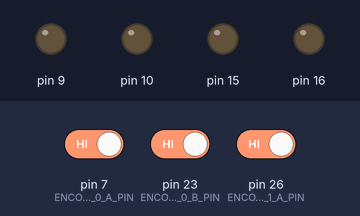
The sketch below on a simulated Arduino Mega 2560, built with avr-gcc and run on an emulated ATmega2560. On the bench: output pins drawn as LEDs (lit = HIGH). Inputs (shaded band) come from the test bench; at power-on: pin 7 (ENCODER_0_A_PIN) HIGH, pin 23 (ENCODER_0_B_PIN) HIGH, pin 26 (ENCODER_1_A_PIN) HIGH. What the sketch prints to the serial monitor is not drawn.

Above: at 5.05 s.
At 10.35 s:
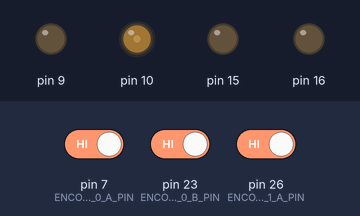
At 12.7 s:
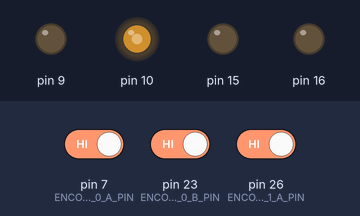
At 15.05 s:
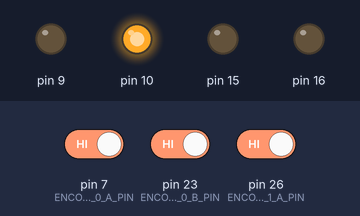
Timing chart, 0 to 18.1 s (numbered marks = the images above):
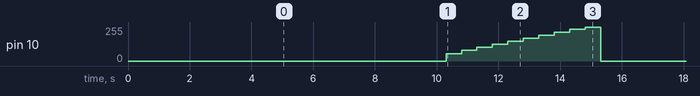

The sketch:

AutoTest.ino
```cpp
// (licence header left out)
#include "Interpolate.h"
#include "PIDAutoEvaluate.h"

void setup()
{
  Serial.begin(9600);
  delay(1);
  Serial.println("RESET");
  delay(5000);
}

/*
任务：
    输入总频率域的上下限，插值得到总的待测试频率点序列f_test[]
        针对f_test中的每个点，取其上下两个点之间的邻域，生成给定点数的序列f_neighbour[]（temp）
            针对每个f_neighbour的点，算出其delay（temp）
                对于每个delay：用对应的pid测试十次，计算均值
                print性能指标的均值，print对应的f(用delay算出)，print调pid时使用的f(f_test中的某个)
产生的文本文件的使用：
    列表可以用append来往里塞任何东西，包括其他列表

*/
volatile int i = 0;
volatile bool f_test_printed = false;
volatile double I[15] = {0.045, 1.20, 1.73, 2.34, 2.50, 2.63, 2.72, 2.86, 2.89, 2.92, 0.35, 0.7, 0.9, 0.9, 0.9}; // 从小到大的I参数
volatile double D[15] = {1000, 3.243, 2.52, 2.55, 2.19, 2.05, 1.97, 1.93, 1.91, 1.89, 2.9, 2.9, 2.9, 2.9, 2.9};  // 从小到大的D参数
// ts：                   3000,  180,   104,  70,   60,   53,    0,异常震荡，45,异常震荡,300，95, 振荡，震荡，震荡
//  f:                                                               251          322
void loop()
{
  // 频率上下限
  double f_max = 500;
  double f_min = 2;
  // 总的频率域插值点数
  int interpolate_points = 15;
  if (i >= interpolate_points)
  {
    return;
  }
  // 总的频率域待测试点的集合
  double f_test[interpolate_points];
  // 插值计算总的频率域待测试点
  Interpolate(f_max, f_min, interpolate_points, f_test); // 生成结果是从小到大的
  // 向python输出待测试点
  if (!f_test_printed)
  {
    Serial.print("f_test=[");
    for (int j = 0; j < interpolate_points; j++)
    {
      Serial.print(f_test[j]);
      Serial.print(", ");
    }
    Serial.println("]");
    Serial.println("f_neighbours = []");      // 初始化邻域频率列表
    Serial.println("overshoot_results = []"); // 初始化测试到的超调列表
    Serial.println("setting_results = []");   // 初始化测试到的调节时间列表
    f_test_printed = true;
  }
  // 规定一个邻域中有几个点
  int neighbour_points = 10;
  // 对每个待测试频率的邻域点的存储集合
  double f_neighbour[neighbour_points];

  // 用外层的i遍历f_test,即所有待测试频率，一个loop过一个
  // 计算当前被测试频率的邻域中有谁
  double neighbour_max = 0.0; // 初始化插值上下限
  double neighbour_min = 0.0;
  if (i == 0) // 若当前受测试点是第一个点：
  {
    neighbour_min = f_test[i];
  }
  else
  {
    neighbour_min = f_test[i - 1];
  }
  if (i == (interpolate_points - 1)) //如果是最后一个点
  {
    neighbour_max = f_test[i];
  }
  else
  {
    neighbour_max = f_test[i + 1];
  }
  // 给邻域插值，生成邻域值
  Interpolate(neighbour_max, neighbour_min, neighbour_points, f_neighbour);
  // 打印邻域频率值
  Serial.print("f");
  Serial.print((int)f_test[i]);
  Serial.print("_offsets = [");
  for (int _ = 0; _ < neighbour_points; _++)
  {
    Serial.print(f_neighbour[_]);
    Serial.print(", ");
  }
  Serial.println("]");
  Serial.print("f_neighbours.append(");
  Serial.print("f");
  Serial.print((int)f_test[i]);
  Serial.print("_offsets");
  Serial.println(")");
  // 计算所有邻域频率所对应的delay
  double delays[neighbour_points];
  for (int _ = 0; _ < neighbour_points; _++)
  {
    delays[_] = 1000.0 / f_neighbour[_];
  }
  Serial.print("f");
  Serial.print((int)f_test[i]);
  Serial.println("_test_overshoot=[]"); // 初始化本f_test的各个offset的超调结果，下面的各个delay测试完后要append到这里
  Serial.print("f");
  Serial.print((int)f_test[i]);
  Serial.println("_test_setting=[]"); // 初始化本f_test的各个offset的调节时觉结果，下面的各个delay测试完后要append到这里
  // 上述两个list最后要append到总表里
  for (int _ = 0; _ < neighbour_points; _++)
  {
    // 对于每一个邻域中的f_offset点，进行测试, 测试十次求setting和overshoot的均值，然后append给上面的f_ftest_test_oveshoot/setting
    double performances[2]; // 0:overshoot,1:setting
    // 前面已经算过各个offset点对应的delay，就直接调取对应delay就行
    double delay_current = delays[_];
    // 取本f_test对应的PID
    // 对于当前的delay，PID，进行十次测试，记录平均值,保存到overshoot/setting_current_delay

    /*PID评估器here
        输入：当前频率对应的delay，pid参数，两个double（用来返回性能参数）
        返回：无，直接操作输入的两个性能参数
        */
    int step_duration;
    if ((100 * delay_current) > 5000) // arduino的int是16位，最大三万多，这个是防溢出
    {
      step_duration = 5000;
    }
    else
    {
      step_duration = 100 * delay_current;
    }
    if (step_duration < 800)
    { // 防止阶跃函数周期太短
      step_duration = 800;
    }

    // 取PID参数
    double Kp = 35;
    double Ki = I[i];
    double Kd = D[i];
    int times = 10; // 代表的含义是：每个点重复十次取均值
    // 测试:

    PIDEvaluate(delay_current, Kp, Ki, Kd, times, performances, step_duration);

    // 把结果append给fftest_test_overshoot/setting
    Serial.print("f");
    Serial.print((int)f_test[i]);
    Serial.print("_test_overshoot.append(");
    Serial.print(performances[0]);
    Serial.println(")");
    Serial.print("f");
    Serial.print((int)f_test[i]);
    Serial.print("_test_setting.append(");
    Serial.print(performances[1]);
    Serial.println(")");
    // 所以这里应该有一个高级的PID评估器，给定delay和PID参数，就能返回十次平均的overshoot和setting
  }
  Serial.print("overshoot_results.append(");
  Serial.print("f");
  Serial.print((int)f_test[i]);
  Serial.println("_test_overshoot)");
  Serial.print("setting_results.append(");
  Serial.print("f");
  Serial.print((int)f_test[i]);
  Serial.println("_test_setting)");

  i += 1;
  delay(100);
}
```

Encoder.h
```cpp
// (licence header left out)
#ifndef _ENCODERS_H
#define _ENCODERS_H

#define ENCODER_0_A_PIN 7
#define ENCODER_0_B_PIN 23
#define ENCODER_1_A_PIN 26
//#define ENCODER_1_B_PIN Non-standard pin!

// Volatile Global variables used by Encoder ISR.
volatile long count_r; // 右轮 // used by encoder to count the rotation
volatile byte state_r;
volatile long count_l; // 左轮
volatile byte state_l;

#define code2dist 0.299675920792 // 编码乘以这个可以得到距离(单位：mm/读数)
#define pi 3.14159265            // π
#define code2angle 1.0047446     // 编码乘以这个可以得到轮子旋转的角度(单位：°/读数)
#define rad2deg 180 / 3.14159265 // 弧度转角度的方便参数
#define deg2rad 3.14159262 / 180 // 角度转弧度的方便参数
#define l 88.8                   // 两轮之间的距离约为88.8mm

// This ISR handles just Encoder 0
// ISR to read the Encoder0 Channel A and B pins
// and then look up based on  transition what kind of
// rotation must have occured.
ISR(INT6_vect)
{
    // We know that the ISR is only called when a pin changes.
    // We also know only 1 pin can change at a time.
    // The XOR(AB) signal change from "Channel A" triggers ISR.

    // First, Read in the new state of the encoder pins.
    // Standard pins, so standard read functions.
    boolean e0_B = digitalRead(ENCODER_0_B_PIN); // normal B state
    boolean e0_A = digitalRead(ENCODER_0_A_PIN); // XOR(AB)

    // Software XOR (^) logically infers
    // the true value of A given the state of B
    e0_A = e0_A ^ e0_B;

    // Shift our (new) current readings into bit positions
    // 2 and 3 in the state variable (current state)
    // State: (bit3)  (bit2)  (bit1)   (bit0)
    // State:  new B   new A   old B   old A
    state_r = state_r | (e0_B << 3);
    state_r = state_r | (e0_A << 2);

    // Handle which transition we have registered.
    // Complete this if statement as necessary.
    // Refer to the labsheet.
    if (state_r == 0 || state_r == 3 || state_r == 5 || state_r == 6 || state_r == 8 || state_r == 10 || state_r == 12 || state_r == 15)
    { // 0,3,5,6,8,10,12,15: 要么无变化，要么一次变了两个（无效）
    }
    else if (state_r == 1 || state_r == 7 || state_r == 8 || state_r == 14)
    { // 1,7,8,14: +1
        // count_r+=1
        count_r -= 1;
    }
    else if (state_r == 2 || state_r == 4 || state_r == 11 || state_r == 13)
    { // 2,4,11,13: -1
        // count_r -=1
        count_r += 1;
    } // Continue this if statement as necessary.

    // Shift the current readings (bits 3 and 2) down
    // into position 1 and 0 (to become prior readings)
    // This bumps bits 1 and 0 off to the right, "deleting"
    // them for the next ISR call.
    state_r = state_r >> 2;
}

// This ISR handles just Encoder 1
// ISR to read the Encoder0 Channel A and B pins
// and then look up based on  transition what kind of
// rotation must have occured.
ISR(PCINT0_vect)
{

    // First, Read in the new state of the encoder pins.

    // Mask for a specific pin from the port.
    // Non-standard pin, so we access the register
    // directly.
    // Reading just PINE would give us a number
    // composed of all 8 bits.  We want only bit 2.
    // B00000100 masks out all but bit 2
    // It is more portable to use the PINE2 keyword.
    boolean e1_B = PINE & (1 << PINE2);
    // boolean e1_B = PINE & B00000100;  // Does same as above.

    // Standard read from the other pin.
    boolean e1_A = digitalRead(ENCODER_1_A_PIN); // 26 the same as A8

    e1_A = e1_A ^ e1_B;

    // Create a bitwise representation of our states
    // We do this by shifting the boolean value up by
    // the appropriate number of bits, as per our table
    // header:
    //
    // State :  (bit3)  (bit2)  (bit1)  (bit0)
    // State :  New A,  New B,  Old A,  Old B.
    state_l = state_l | (e1_B << 3);
    state_l = state_l | (e1_A << 2);

    // Handle which transition we have registered.
    // Complete this if statement as necessary.
    // Refer to the labsheet.
    if (state_l == 0 || state_l == 3 || state_l == 5 || state_l == 6 || state_l == 8 || state_l == 10 || state_l == 12 || state_l == 15)
    { // 0,3,5,6,8,10,12,15: 要么无变化，要么一次变了两个（无效）
    }
    else if (state_l == 1 || state_l == 7 || state_l == 8 || state_l == 14)
    { // 1,7,8,14: +1
        // count_r+=1
        count_l -= 1;
    }
    else if (state_l == 2 || state_l == 4 || state_l == 11 || state_l == 13)
    { // 2,4,11,13: -1
        // count_r -=1
        count_l += 1;
    } // Continue this if statement as necessary.

    // Shift the current readings (bits 3 and 2) down
    // into position 1 and 0 (to become prior readings)
    // This bumps bits 1 and 0 off to the right, "deleting"
    // them for the next ISR call.
    state_l = state_l >> 2;
}

/*
   This setup routine enables interrupts for
   encoder1.  The interrupt is automatically
   triggered when one of the encoder pin changes.
   This is really convenient!  It means we don't
   have to check the encoder manually.
*/
void setupEncoder0()
{
    count_r = 0;

    // Setup pins for right encoder
    pinMode(ENCODER_0_A_PIN, INPUT);
    pinMode(ENCODER_0_B_PIN, INPUT);

    // initialise the recorded state of e0 encoder.
    state_r = 0;

    // Get initial state of encoder pins A + B
    boolean e0_A = digitalRead(ENCODER_0_A_PIN);
    boolean e0_B = digitalRead(ENCODER_0_B_PIN);
    e0_A = e0_A ^ e0_B;

    // Shift values into correct place in state.
    // Bits 1 and 0  are prior states.
    state_r = state_r | (e0_B << 1);
    state_r = state_r | (e0_A << 0);

    // Now to set up PE6 as an external interupt (INT6), which means it can
    // have its own dedicated ISR vector INT6_vector

    // Page 90, 11.1.3 External Interrupt Mask Register – EIMSK
    // Disable external interrupts for INT6 first
    // Set INT6 bit low, preserve other bits
    EIMSK = EIMSK & ~(1 << INT6); // 进行一系列处理前，先关闭INT6，这一条语句就是设EIMSK第六位为0的意思
    // EIMSK = EIMSK & B1011111; // Same as above.

    // Page 89, 11.1.2 External Interrupt Control Register B – EICRB
    // Used to set up INT6 interrupt
    EICRB |= (1 << ISC60); // using header file names, push 1 to bit ISC60 // 开EIRCB的第六位
    // EICRB |= B00010000; // does same as above

    // Page 90, 11.1.4 External Interrupt Flag Register – EIFR
    // Setting a 1 in bit 6 (INTF6) clears the interrupt flag.
    EIFR |= (1 << INTF6); // 清除EIFR的第六位（复位，以防之前已设为有中断，造成误响应）
    // EIFR |= B01000000;  // same as above

    // Now that we have set INT6 interrupt up, we can enable
    // the interrupt to happen
    // Page 90, 11.1.3 External Interrupt Mask Register – EIMSK
    // Disable external interrupts for INT6 first
    // Set INT6 bit high, preserve other bits
    EIMSK |= (1 << INT6); // 开EIMSK的INT6，使能中断输入
                          // EIMSK |= B01000000; // Same as above
}

void setupEncoder1()
{

    count_l = 0;

    // Setting up left encoder:
    // The Romi board uses the pin PE2 (port E, pin 2) which is
    // very unconventional.  It doesn't have a standard
    // arduino alias (like d6, or a5, for example).
    // We set it up here with direct register access
    // Writing a 0 to a DDR sets as input
    // DDRE = Data Direction Register (Port)E
    // We want pin PE2, which means bit 2 (counting from 0)
    // PE Register bits [ 7  6  5  4  3  2  1  0 ]
    // Binary mask      [ 1  1  1  1  1  0  1  1 ]
    //
    // By performing an & here, the 0 sets low, all 1's preserve
    // any previous state.
    DDRE = DDRE & ~(1 << DDE6);
    // DDRE = DDRE & B11111011; // Same as above.

    // We need to enable the pull up resistor for the pin
    // To do this, once a pin is set to input (as above)
    // You write a 1 to the bit in the output register
    PORTE = PORTE | (1 << PORTE2);
    // PORTE = PORTE | 0B00000100;

    // Encoder0 uses conventional pin 26
    pinMode(ENCODER_1_A_PIN, INPUT);
    digitalWrite(ENCODER_1_A_PIN, HIGH); // Encoder 1 xor

    // initialise the recorded state of e1 encoder.
    state_l = 0;

    // Get initial state of encoder.
    boolean e1_B = PINE & (1 << PINE2);
    // boolean e1_B = PINE & B00000100;  // Does same as above.

    // Standard read from the other pin.
    boolean e1_A = digitalRead(ENCODER_1_A_PIN); // 26 the same as A8

    // Some clever electronics combines the
    // signals and this XOR restores the
    // true value.
    e1_A = e1_A ^ e1_B;

    // Shift values into correct place in state.
    // Bits 1 and 0  are prior states.
    state_l = state_l | (e1_B << 1);
    state_l = state_l | (e1_A << 0);

    // Enable pin-change interrupt on A8 (PB4) for encoder0, and disable other
    // pin-change interrupts.
    // Note, this register will normally create an interrupt a change to any pins
    // on the port, but we use PCMSK0 to set it only for PCINT4 which is A8 (PB4)
    // When we set these registers, the compiler will now look for a routine called
    // ISR( PCINT0_vect ) when it detects a change on the pin.  PCINT0 seems like a
    // mismatch to PCINT4, however there is only the one vector servicing a change
    // to all PCINT0->7 pins.
    // See Manual 11.1.5 Pin Change Interrupt Control Register - PCICR

    // Page 91, 11.1.5, Pin Change Interrupt Control Register
    // Disable interrupt first
    PCICR = PCICR & ~(1 << PCIE0);
    // PCICR &= B11111110;  // Same as above

    // 11.1.7 Pin Change Mask Register 0 – PCMSK0
    PCMSK0 |= (1 << PCINT4);

    // Page 91, 11.1.6 Pin Change Interrupt Flag Register – PCIFR
    PCIFR |= (1 << PCIF0); // Clear its interrupt flag by writing a 1.

    // Enable
    PCICR |= (1 << PCIE0);
}

#endif
```

Evaluator.h
```cpp
// (licence header left out)
#ifndef EVALUATOR_H
#define EVALUATOR_H

#define on true         // 评估器启动
#define off false       // 评估器关闭
#define INVALID_PARA -1 // 初始化参数用的宏

class Evaluator
{
public:
    double overshoot = INVALID_PARA; // 超调量
    double max = INVALID_PARA;       // 最大值记录，计算超调量用

    double setting = INVALID_PARA;   // 调节时间
    int stable_count = INVALID_PARA; // 保持稳定的次数的统计，计算调节时间用

    unsigned long start_time = 0; // 此次PID开始评估的时间
    bool power = off;             // 是否启动评估器，评估器电源
    bool ended = false;           // 本轮PID是否已评估完毕？所有待获取数据均已得到？

    Evaluator()
    {
        // 构造函数，必须存在
        overshoot = INVALID_PARA;
        max = INVALID_PARA;
        setting = INVALID_PARA;
        stable_count = INVALID_PARA;
        start_time = 0;
        power = off;
        ended = false;
    }

    /**
     * @description: 复位函数，将一切参数复位回原位。关闭评估器的时候用这个
     */
    void reset()
    {
        overshoot = INVALID_PARA;
        max = INVALID_PARA;
        setting = INVALID_PARA;
        stable_count = INVALID_PARA;
        start_time = 0;
        power = off;
        ended = false;
    }

    /**
     * @description: PID评估器的记录函数，在loop里调用这个，就可以得到PID的性能参数
     * @param {double} value 被控量的值
     * @param {double} aim 被控量的追踪目标，即给定值
     * @param {bool} power_ 开关PID评估器
     * @return {*} 本次评估是否已结束
     */
    bool record(double value, double aim, bool power_)
    {
        power = power_;
        if (power == off)
        {
            reset();
            return ended;
        }
        else
        {
            if (ended == true) // 如果本次评估已经结束：
            {
                return ended; // 啥也不干
            }
            if (start_time == 0) // 如果起始时间没有被初始化过：
            {
                start_time = micros(); // 记录起始时间
            }
            if (ended == false) // 如果本次评估没有结束：
            {
                if (value > max) // 如果被控量高于现有最大值记录
                {
                    max = value; // 更新最大值记录
                }
                if (max > aim) // 如果最大值大于被控量
                {
                    double current_overshoot = max - aim; // 计算当前超调
                    if (current_overshoot > overshoot) // 如果当前超调大于超调值记录
                    {
                        overshoot = current_overshoot; // 更新超调值
                    }
                }
                if (abs(value - aim) <= abs(aim * 0.05)) // 如果被控量在控制目标的±5%：
                {
                    stable_count += 1; // 增加一次稳定计数
                }
                else //若不在稳定区间内:
                {
                    stable_count == INVALID_PARA; //将稳定计数器复位
                }
                if (stable_count >= 2) // 如果记录到连续三次稳定：(此处这个判断可能需要测试)
                {
                    setting = micros() - start_time + 0.0; // 计算调节时间
                    setting /= 1000.0;                      // 单位转换：转化为millis()
                    ended = true;                          // 评估结束
                }
            }
        }
        return ended; // 返回当前评估是否已结束
    }
};

#endif
```

Interpolate.h
```cpp
#ifndef INTERPOLATE_H
#define INTERPOLATE_H

/**
 * @description:
 * @param {double} max 插值区间的最大值
 * @param {double} min 插值区间的最小值
 * @param {int} dot_numbers 所生成插值序列的总点数
 * @param {double*} series 所生成的插值序列的保存数组，长度应为dot_numbers
 * @return {*}
 */
void Interpolate(double max, double min, int dot_numbers,double* series)
{

    double step = (max - min) / (dot_numbers - 1);

    for (int i = 0; i < dot_numbers; i++)
    {
        series[i] = min + i * step;
    }
    return;
}

#endif
```

Source omitted: Kinematics.h (2913 bytes), Motor.h (2679 bytes), PID.h (3114 bytes), PIDAutoEvaluate.h (3956 bytes), StepSignal.h (2213 bytes)

Measured:
- by itself, pin 10: ramps from 0/255 to 255/255 and jumps back, once every 10.1 s
